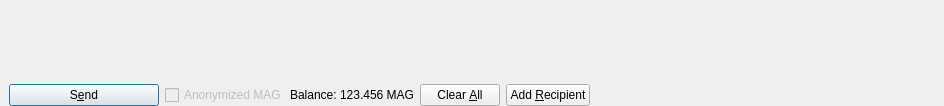
          <widget class="QWidget" name="scrollAreaWidgetContents">
           <property name="geometry">
            <rect>
             <x>0</x>
             <y>0</y>
             <width>944</width>
             <height>106</height>
            </rect>
           </property>
           <layout class="QVBoxLayout" name="verticalLayout_2" stretch="0,1,0">
            <property name="leftMargin">
             <number>0</number>
            </property>
            <property name="topMargin">
             <number>0</number>
            </property>
            <property name="rightMargin">
             <number>0</number>
            </property>
            <property name="bottomMargin">
             <number>0</number>
            </property>
            <item>
             <layout class="QVBoxLayout" name="entries">
              <property name="spacing">
               <number>6</number>
              </property>
             </layout>
            </item>
            <item>
             <spacer name="verticalSpacer">
              <property name="orientation">
               <enum>Qt::Vertical</enum>
              </property>
              <property name="sizeHint" stdset="0">
               <size>
                <width>20</width>
                <height>40</height>
               </size>
              </property>
             </spacer>
            </item>
            <item>
             <widget class="QFrame" name="frame_Send">
              <layout class="QHBoxLayout" name="horizontalLayout">
               <property name="bottomMargin">
                <number>0</number>
               </property>
               <item>
                <widget class="QPushButton" name="sendButton">
                 <property name="minimumSize">
                  <size>
                   <width>150</width>
                   <height>0</height>
                  </size>
                 </property>
                 <property name="toolTip">
                  <string>Confirm the send action</string>
                 </property>
                 <property name="text">
                  <string>S&amp;end</string>
                 </property>
                 <property name="icon">
                  <iconset resource="../mag.qrc">
                   <normaloff>:/icons/send</normaloff>:/icons/send</iconset>
                 </property>
                 <property name="autoDefault">
                  <bool>false</bool>
                 </property>
                 <property name="default">
                  <bool>true</bool>
                 </property>
                </widget>
               </item>
               <item>
                <layout class="QHBoxLayout" name="horizontalLayout_2">
                 <property name="spacing">
                  <number>3</number>
                 </property>
                 <item>
                  <widget class="QCheckBox" name="checkzMAG">
                   <property name="enabled">
                    <bool>false</bool>
                   </property>
                   <property name="text">
                    <string>Anonymized MAG</string>
                   </property>
                  </widget>
                 </item>
                 <item>
                  <widget class="QLabel" name="label">
                   <property name="text">
                    <string>Balance:</string>
                   </property>
                  </widget>
                 </item>
                 <item>
                  <widget class="QLabel" name="labelBalance">
                   <property name="sizePolicy">
                    <sizepolicy hsizetype="Preferred" vsizetype="Fixed">
                     <horstretch>0</horstretch>
                     <verstretch>0</verstretch>
                    </sizepolicy>
                   </property>
                   <property name="cursor">
                    <cursorShape>IBeamCursor</cursorShape>
                   </property>
                   <property name="text">
                    <string notr="true">123.456 MAG</string>
                   </property>
                   <property name="textInteractionFlags">
                    <set>Qt::LinksAccessibleByMouse|Qt::TextSelectableByKeyboard|Qt::TextSelectableByMouse</set>
                   </property>
                  </widget>
                 </item>
                </layout>
               </item>
               <item>
                <widget class="QPushButton" name="clearButton">
                 <property name="sizePolicy">
                  <sizepolicy hsizetype="Minimum" vsizetype="Fixed">
                   <horstretch>0</horstretch>
                   <verstretch>0</verstretch>
                  </sizepolicy>
                 </property>
                 <property name="toolTip">
                  <string>Clear all fields of the form.</string>
                 </property>
                 <property name="text">
                  <string>Clear &amp;All</string>
                 </property>
                 <property name="icon">
                  <iconset resource="../mag.qrc">
                   <normaloff>:/icons/remove</normaloff>:/icons/remove</iconset>
                 </property>
                 <property name="autoDefault">
                  <bool>false</bool>
                 </property>
                </widget>
               </item>
               <item>
                <widget class="QPushButton" name="addButton">
                 <property name="toolTip">
                  <string>Send to multiple recipients at once</string>
                 </property>
                 <property name="text">
                  <string>Add &amp;Recipient</string>
                 </property>
                 <property name="icon">
                  <iconset resource="../mag.qrc">
                   <normaloff>:/icons/add</normaloff>:/icons/add</iconset>
                 </property>
                 <property name="autoDefault">
                  <bool>false</bool>
                 </property>
                </widget>
               </item>
               <item>
                <spacer name="horizontalSpacer">
                 <property name="orientation">
                  <enum>Qt::Horizontal</enum>
                 </property>
                 <property name="sizeHint" stdset="0">
                  <size>
                   <width>40</width>
                   <height>20</height>
                  </size>
                 </property>
                </spacer>
               </item>
              </layout>
             </widget>
            </item>
           </layout>
          </widget>
